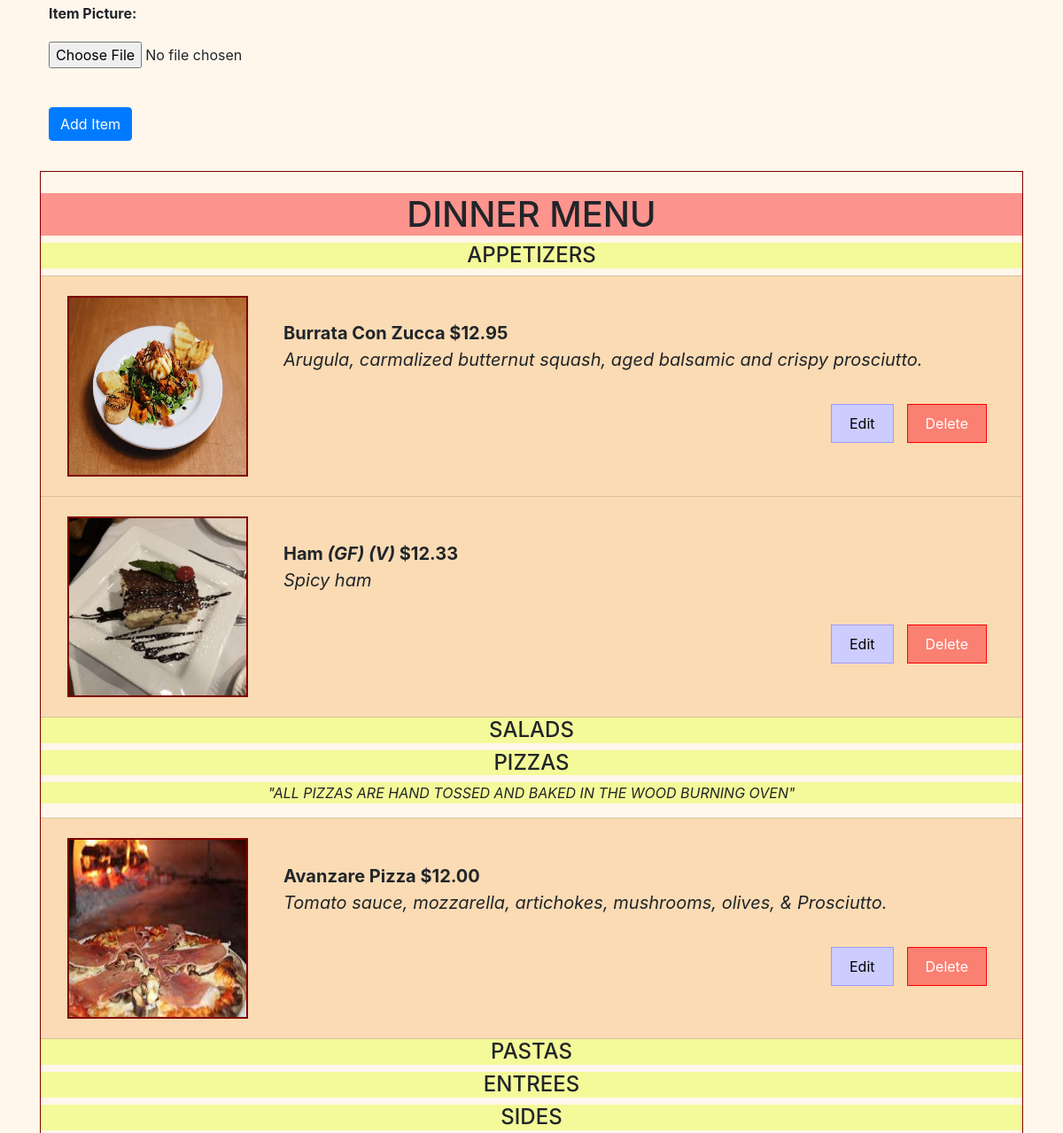
/edit-menu (signed in, middle part), run on an earlier commit of the app's database.
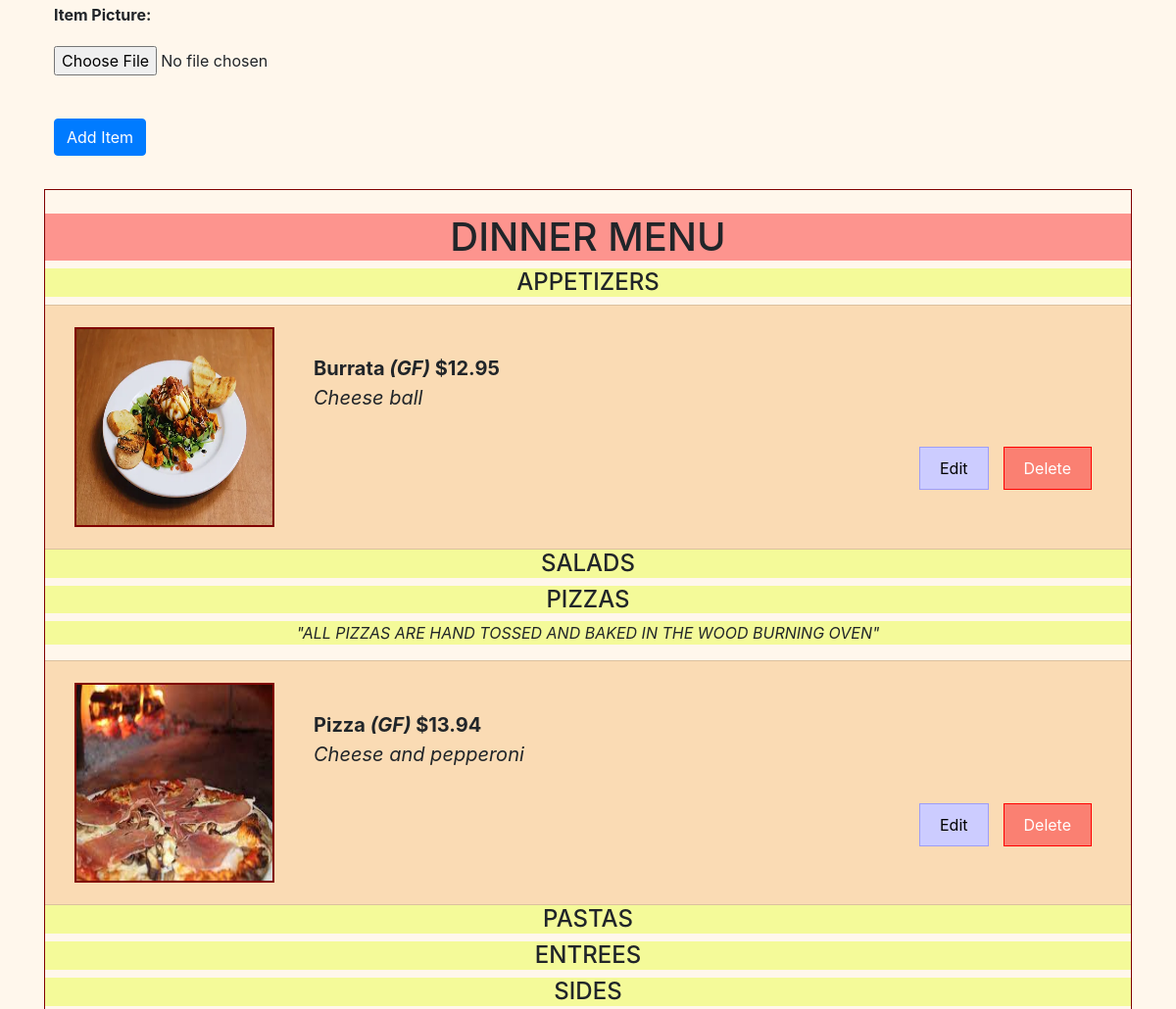
And on a later commit of the database.
### avanzareApp/models.py (models this page shows)
class Menu(db.Model):
    id = db.Column(db.Integer, primary_key=True)
    name = db.Column(db.String(150), unique=True)
    price = db.Column(db.String(150))
    description = db.Column(db.String(10000))
    menu_type = db.Column(db.String(150))
    gluten_free = db.Column(db.String(150))
    vegan = db.Column(db.String(150))
    date = db.Column(db.DateTime(timezone=True), default=func.now())
    item_image = db.Column(db.String(30))
    user_id = db.Column(db.Integer, db.ForeignKey('user.id'))

### avanzareApp/views.py (the view)
@views.route('/edit-menu', methods=['GET'])
def edit_menu():
    items = Menu.query.all()
    if current_user.is_anonymous:
        abort(404, description="Resource not found")
    if current_user.email == 'headChef@gmail.com':
        return render_template("edit_menu.html", items=items, user=current_user)
    else:
        flash('Sorry not allowed.', category="error")
        return redirect(url_for('views.user_home'))

### avanzareApp/__init__.py (called while the page is built)
def create_app():
    app = Flask(__name__)
    app.config['SECRET KEY'] = 'iudsdbciud ccdoi'
    app.config['SQLALCHEMY_DATABASE_URI'] = f'sqlite:///{DB_NAME}'
    db.init_app(app)
    from .views import views
    from .auth import auth
    app.register_blueprint(views, url_prefix='/')
    app.register_blueprint(auth, url_prefix='/')
    from .models import User, Menu, Menu_order, News, Order
    with app.app_context():
        db.create_all()
    login_manager = LoginManager()
    login_manager.login_view = 'auth.start_page'
    login_manager.init_app(app)
    @login_manager.user_loader
    def load_user(id):
        return User.query.get(int(id))
    return app

### avanzareApp/templates/edit_menu.html (shortened to what this page needs)
{% extends "base.html" %} {% block title %}Home{% endblock %}
{% block content %}
<form action="/add-to-menu" method="POST" enctype="multipart/form-data">
    <br />
    <br />
    <div><b>Item Picture: </b></div>
    <input type="file" name="file" accept="image/*"/>
    <br />
    <br />
    <button type="submit" class="btn btn-primary">Add Item</button>
</form>
<br />
<div class="blackLine">
    <br />
    <h1 class="h1Color" align="center"> DINNER MENU </h1>
    <ul class="list-group list-group-flush" id="items">
        {% set print_once = 1 %}
        {% for menu in ["APPETIZERS", "SALADS", "PIZZAS", "PASTAS", "ENTREES", "SIDES", "DESSERT MENU", "AFTER DINNER DRINKS", "COCKTAILS", "BOTTLE", "DRAFT"] %}
            {% if print_once == 1 %}
                {% if menu == "DESSERT MENU" %}
                    <h1 class="h1Color" align="center"> DESSERTS </h1>
                    {% set print_once = 0 %}
                {% elif menu == "AFTER DINNER DRINKS" %}
                    <h1 class="h1Color" align="center"> AFTER DINNER DRINKS </h1>
                    {% set print_once = 0 %}
                {% elif menu == "COCKTAILS" %}
                    <h1 class="h1Color" align="center"> COCKTAILS </h1>
                    {% set print_once = 0 %}
                {% elif menu == "BOTTLE" %}
                    <h1 class="h1Color" align="center"> BEER </h1>
                    <h4 class="menu_type_color" align="center">{{ menu }}</h4>
                    {% set print_once = 0 %}
                {% else %}
                    <h4 class="menu_type_color" align="center">{{ menu }}</h4>
                    {% if menu == "PIZZAS" %}
                        <p class="menu_type_color" align="center"><i>"ALL PIZZAS ARE HAND TOSSED AND BAKED IN THE WOOD BURNING OVEN"</i></p>
                    {% endif %}
                    {% set print_once = 0 %}
                {% endif %}
            {% endif %}
            {% for item in items %}
                {% if item.menu_type == menu %}
                    <li class="list-group-item">
                        <div class="container2" >
                            <div class="image">
                                {% set tmp = item.name + '.jpg' %}
                                <img class="img-responsive" src="{{ url_for('views.send_image', filename=tmp) }}" width="200" height="200">
                            </div>
                            <div class="text">
                                <b>{{ item.name }}
                                {% if item.gluten_free == "GLUTEN FREE" %}
                                    <i>{{ "(GF)" }}</i>
                                {% endif %}
                                {% if item.vegan == "VEGAN" %}
                                    <i>{{ "(V)" }}</i>
                                {% endif %}
                                {% set tmp = "$" + (item.price | string) %}
                                {{ tmp }}</b>
                                <br />
                                <i>{{ item.description }}</i>
                                <div style="padding-top: 20px;">
                                    <form action="/delete-menu-item/{{ item.id }}" method="POST">
                                        <button class="btn-del" type="submit">Delete</button>
                                    </form>
                                    <button id="edit_{{ item.id }}"
                                            class="show btn-edit"
                                            onClick="blueprint({{ item.id }})">Edit</button>
                                </div>
                            </div>
                        </div>
                        <div id="hidden_{{ item.id }}" class="only_one" hidden><div class="edit_page">{% include 'edit_page_blueprint.html' %}</div></div>
                    </li>
                {% endif %}
            {% endfor %}
            {% set print_once = 1 %}
        {% endfor %}
    </ul>
    <br />
</div>
<br />
<br />
{% endblock %}

What changed in the data, as far as the page shows it:
removed Menu: shows a picture, name "Ham", value "(GF)", value "(V)", tmp "$12.33", description "Spicy ham", shown under "APPETIZERS"
changed Menu: name "Burrata Con Zucca" → "Burrata"; description "Arugula, carmalized butternut squash, aged balsamic and crispy prosciutto." → "Cheese ball"
changed Menu: name "Avanzare Pizza" → "Pizza"; tmp "$12.00" → "$13.94"; description "Tomato sauce, mozzarella, artichokes, mushrooms, olives, & Prosciutto." → "Cheese and pepperoni"
Also different on the page:
new list line: "(GF)"
